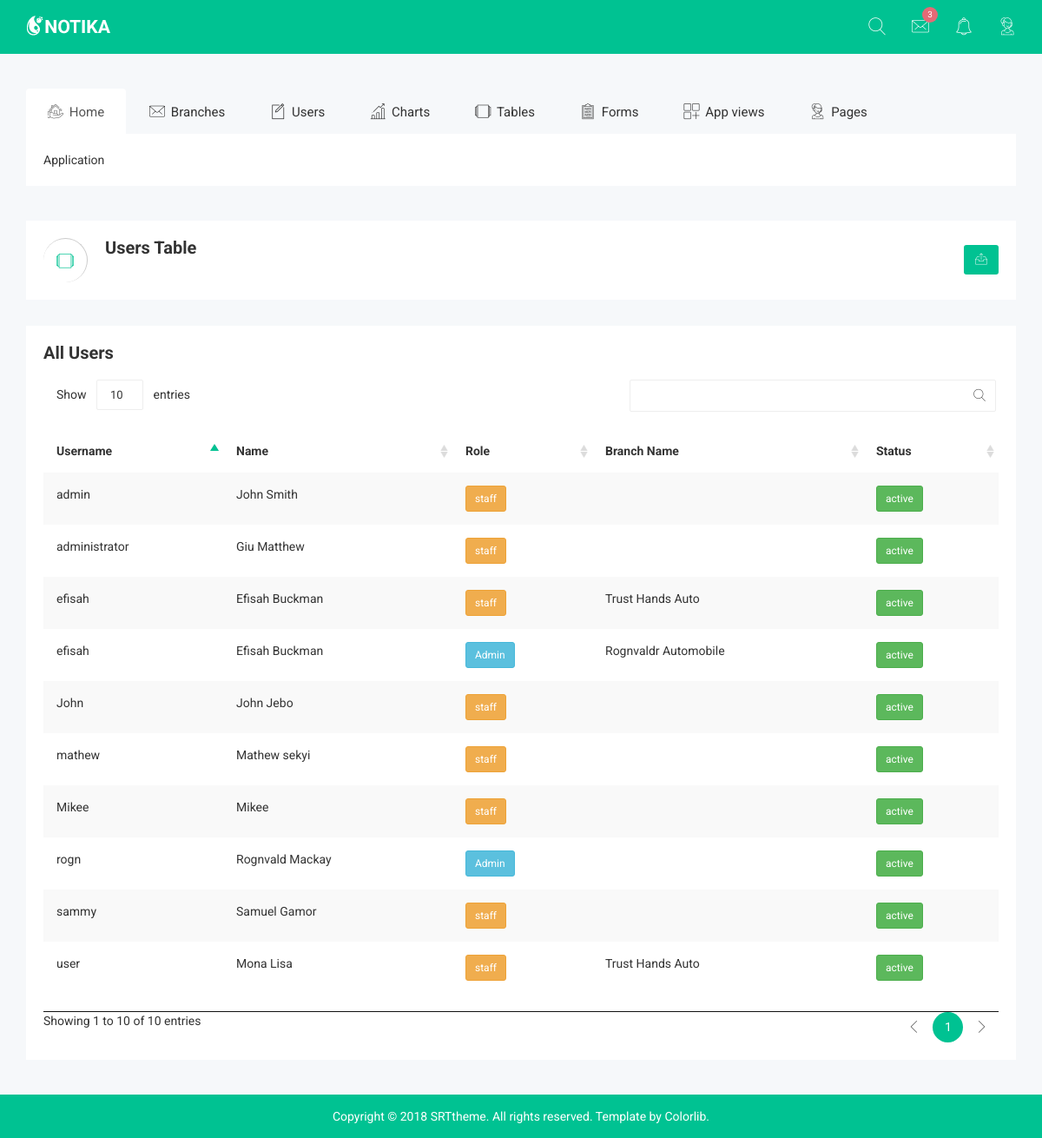
/admin-master/viewusers.php (signed in), run on the app's committed database.
### tables this page shows
CREATE TABLE `user` (
  `user_id` int(11) NOT NULL,
  `username` varchar(15) NOT NULL,
  `password` varchar(50) NOT NULL,
  `name` varchar(50) NOT NULL,
  `status` varchar(10) NOT NULL,
  `role` enum('0','1') NOT NULL DEFAULT '0',
  `branch_id` int(11) NOT NULL
);

CREATE TABLE `branch` (
  `branch_id` int(11) NOT NULL,
  `branch_name` varchar(50) NOT NULL,
  `branch_address` varchar(100) NOT NULL,
  `branch_contact` varchar(50) NOT NULL,
  `skin` varchar(15) NOT NULL,
  `main_sub` enum('0','1') NOT NULL DEFAULT '0',
  `motto` varchar(100) NOT NULL,
  `created_at` timestamp NOT NULL DEFAULT CURRENT_TIMESTAMP,
  `updated_at` timestamp NULL DEFAULT NULL ON UPDATE CURRENT_TIMESTAMP
);

### e_lib/index.php (called while the page is built, shortened)
<?php
class Connection{
    public function __construct(){
	try{
		$this ->link = new PDO('mysql:host='.HOST.';dbname='.DB,USER,PASS);
		return $this ->link;
  }
    catch(PDOException $e)
          {
          echo "Connection failed: " . $e->getMessage();
          }
	}
}
?>

### e_lib/connect.php (called while the page is built, shortened)
<?php
$link = $_SERVER['DOCUMENT_ROOT'];
include "$link/dms-master/e_lib/index.php";
include "$link/dms-master/e_lib/add_auto.php";
$user_info  = new Add_companies;

### e_lib/add_auto.php (called while the page is built, shortened)
<?php
class Add_companies extends User_login{
  public function getcompaniesByid($branch_id){
    $response = false; $branch_name = '';
    $select = "SELECT `branch_id`,`branch_name` FROM `branch` WHERE `branch_id`='$branch_id'";
    $run = $this->link->prepare($select);
    $run ->execute();
    if ($run->rowCount()) {
     $response = true;
     while ($info = $run->fetchObject()) {
        $branch_id = $info->branch_id;
        $branch_name = $info->branch_name;
      }
    }
    return array("response"=>$response,"branch_id"=>$branch_id,"branch_name"=>$branch_name);
  }
               ?>
               <?php
    public function allusers(){
      $response = false; $data = [];
      $select = "SELECT `username`,`name`,`status`,`role`,`branch_id` FROM `user`";
      $run = $this->link->prepare($select);
      $run ->execute();
      if ($run->rowCount()) {
       $response = true;
       while ($info = $run->fetchObject()) {
          $username = $info->username;
          $name = $info->name;
          $status = $info->status;
          $role = $info->role;
          $branch_id = $info->branch_id;
          $data[] = array("branch_id"=>$branch_id,"username"=>$username,"name"=>$name,"status"=>$status,"role"=>$role);
        }
      }
        return array("response"=>$response,"data"=>$data);
    }
  }
?>

### admin-master/viewusers.php (the view, shortened to what this page needs)
<?php
include '../e_lib/connect.php';
?>
<!doctype html>
<html class="no-js" lang="">
<head>
<?php include 'css.php' ?>
</head>
<body>
<?php include 'topnav.php' ?>
<?php include 'mainnav.php' ?>
<div class="breadcomb-area">
<div class="container">
<div class="row">
<div class="col-lg-12 col-md-12 col-sm-12 col-xs-12">
<div class="breadcomb-list">
<div class="row">
<div class="col-lg-6 col-md-6 col-sm-6 col-xs-12">
<div class="breadcomb-wp">
<div class="breadcomb-icon">
<i class="notika-icon notika-windows"></i>
</div>
<div class="breadcomb-ctn">
<h2>Users Table</h2>
</div>
</div>
</div>
<div class="col-lg-6 col-md-6 col-sm-6 col-xs-3">
<div class="breadcomb-report">
<button data-toggle="tooltip" data-placement="left" title="Download Report" class="btn"><i class="notika-icon notika-sent"></i></button>
</div>
</div>
</div>
</div>
</div>
</div>
</div>
</div>
<div class="data-table-area">
<div class="container">
<div class="row">
<div class="col-lg-12 col-md-12 col-sm-12 col-xs-12">
<div class="data-table-list">
<div class="basic-tb-hd">
<h2>All Users</h2>
</div>
<div class="table-responsive">
  <?php
  $response = $user_info ->allusers();
  if($response['response']){
                      ?>
  <table id="data-table-basic" class="table table-striped">
  <thead>
    <tr>
      <th>Username</th>
      <th>Name</th>
      <th>Role</th>
      <th>Branch Name</th>
      <th>Status</th>
    </tr>
  </thead>
  <tbody>
    <?php
      for($i=0;$i < count($response['data']);$i++){
          $data = $response['data'][$i];
          $branch_id = $data['branch_id'];
          $branch_name = $user_info-> getcompaniesByid($branch_id)['branch_name'];
          $role = $data['role'];
          $status = $data['status'];
     ?>
              <td><?php echo $data['username'] ?></td>
              <td><?php echo $data['name'] ?></td>
              <td>
                <?php
                if($role == 1){
                  ?>
                    <span class="btn btn-sm btn-info">Admin</span>
                    <?php
                }else{
                  ?>
                    <span class="btn btn-sm btn-warning">staff</span>
                    <?php
                }
                 ?>
              </td>
              <td><?php echo $branch_name; ?></td>
              <td><?php ?>  <span class="btn btn-sm btn-success"><?php echo $status ?> </span><?php ?>
               </td>
         <?php
      }
        ?>
  </table>
  <?php
  }
?>
</div>
</div>
</div>
</div>
</div>
</div>
<div class="footer-copyright-area">
<div class="container">
<div class="row">
<div class="col-lg-12 col-md-12 col-sm-12 col-xs-12">
<div class="footer-copy-right">
<p>Copyright © 2018
<a href="#">SRTtheme</a>. All rights reserved. Template by <a href="https://colorlib.com/">Colorlib</a>.</p>
</div>
</div>
</div>
</div>
</div>
<?php include 'js.php' ?>
</html>

### admin-master/css.php (shortened to what this page needs)
<link rel="stylesheet" href="../css/bootstrap.min.css">
<link rel="stylesheet" href="../css/font-awesome.min.css">
<link rel="stylesheet" href="../css/owl.carousel.css">
<link rel="stylesheet" href="../css/owl.theme.css">
<link rel="stylesheet" href="../css/owl.transitions.css">
<link rel="stylesheet" href="../css/meanmenu/meanmenu.min.css">
<link rel="stylesheet" href="../css/animate.css">
<link rel="stylesheet" href="../css/normalize.css">
<link rel="stylesheet" href="../css/scrollbar/jquery.mCustomScrollbar.min.css">
<link rel="stylesheet" href="../css/jvectormap/jquery-jvectormap-2.0.3.css">
<link rel="stylesheet" href="../css/notika-custom-icon.css">
<link rel="stylesheet" href="../css/wave/waves.min.css">
<link rel="stylesheet" href="../css/main.css">
<link rel="stylesheet" href="../css/jquery.dataTables.min.css">
<link rel="stylesheet" href="../style.css">
<link rel="stylesheet" href="../css/responsive.css">
<link href="../toastr/build/toastr.css" rel="stylesheet" />

### admin-master/topnav.php (shortened to what this page needs)
<div class="header-top-area">
<div class="container">
<div class="row">
<div class="col-lg-4 col-md-4 col-sm-12 col-xs-12">
<div class="logo-area">
<a href="#"><img src="img/logo/logo.png" alt="" /></a>
</div>
</div>
<div class="col-lg-8 col-md-8 col-sm-12 col-xs-12">
<div class="header-top-menu">
<ul class="nav navbar-nav notika-top-nav">
<li class="nav-item dropdown">
<a href="#" data-toggle="dropdown" role="button" aria-expanded="false" class="nav-link dropdown-toggle"><span><i class="notika-icon notika-search"></i></span></a>
</li>
 <li class="nav-item dropdown">
<a href="#" data-toggle="dropdown" role="button" aria-expanded="false" class="nav-link dropdown-toggle"><span><i class="notika-icon notika-mail"></i></span></a>
</li>
<li class="nav-item nc-al"><a href="#" data-toggle="dropdown" role="button" aria-expanded="false" class="nav-link dropdown-toggle"><span><i class="notika-icon notika-alarm"></i></span><div class="spinner4 spinner-4"></div><div class="ntd-ctn"><span>3</span></div></a>
</li>
<li class="nav-item"><a href="#" data-toggle="dropdown" role="button" aria-expanded="false" class="nav-link dropdown-toggle"><span><i class="notika-icon notika-support"></i></span></a>
</li>
</ul>
</div>
</div>
</div>
</div>
</div>

### admin-master/mainnav.php (shortened to what this page needs)
<div class="main-menu-area mg-tb-40">
<div class="container">
<div class="row">
<div class="col-lg-12 col-md-12 col-sm-12 col-xs-12">
<ul class="nav nav-tabs notika-menu-wrap menu-it-icon-pro">
<li class="active"><a data-toggle="tab" href="#Home"><i class="notika-icon notika-house"></i> Home</a>
</li>
<li><a data-toggle="tab" href="#mailbox"><i class="notika-icon notika-mail"></i> Branches</a>
</li>
<li><a data-toggle="tab" href="#Interface"><i class="notika-icon notika-edit"></i> Users</a>
</li>
<li><a data-toggle="tab" href="#Charts"><i class="notika-icon notika-bar-chart"></i> Charts</a>
</li>
<li><a data-toggle="tab" href="#Tables"><i class="notika-icon notika-windows"></i> Tables</a>
</li>
<li><a data-toggle="tab" href="#Forms"><i class="notika-icon notika-form"></i> Forms</a>
</li>
<li><a data-toggle="tab" href="#Appviews"><i class="notika-icon notika-app"></i> App views</a>
</li>
<li><a data-toggle="tab" href="#Page"><i class="notika-icon notika-support"></i> Pages</a>
</li>
</ul>
<div class="tab-content custom-menu-content">
<div id="Home" class="tab-pane in active notika-tab-menu-bg animated flipInX">
<ul class="notika-main-menu-dropdown">
<li><a href="index.html">Application</a>
</li>
</ul>
</div>
</div>
</div>
</div>
</div>
</div>

### admin-master/js.php (shortened to what this page needs)
<script src="../js/rocket-loader.min.js" data-cf-settings="260efd8c3afaa9375ab8bbd1-|49" defer=""></script></body>

### css/main.css (style rules this page uses)
html { color:#222;font-size:1em;line-height:1.4 }
audio,canvas,iframe,img,svg,video { vertical-align:middle }

### data on the page
user: username "admin", name "John Smith", role "staff", status "active"
user: username "user", name "Mona Lisa", role "staff", branch.branch_name "Trust Hands Auto", status "active"
user: username "Mikee", name "Mikee", role "staff", status "active"
user: username "administrator", name "Giu Matthew", role "staff", status "active"
user: username "efisah", name "Efisah Buckman", role "staff", branch.branch_name "Trust Hands Auto", status "active"
user: username "sammy", name "Samuel Gamor", role "staff", status "active"
user: username "mathew", name "Mathew sekyi", role "staff", status "active"
user: username "John", name "John Jebo", role "staff", status "active"
user: username "rogn", name "Rognvald Mackay", role "Admin", status "active"
user: username "efisah", name "Efisah Buckman", role "Admin", branch.branch_name "Rognvaldr Automobile", status "active"
